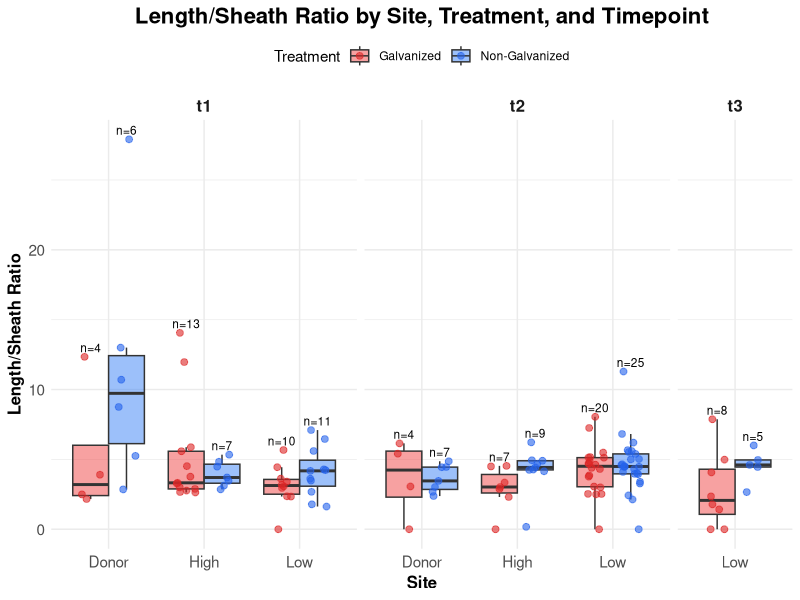
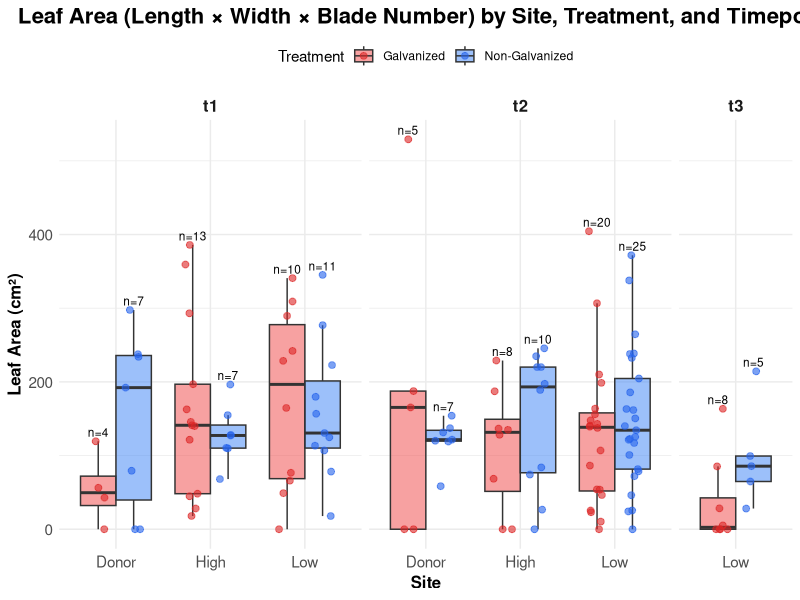

Source code (R) for these figures, in order:
#load libraries
library(tidyverse)
library(ggplot2)

data<- read_csv("raw_data/plant_data.csv")

# Remove non-numeric IDs, keep only numeric plant IDs
data_id_only <- data %>%
  filter(!is.na(id), id != "", !grepl("[^0-9]", id))

data_natural <- data %>%
  filter(site == "natural")

# Filter for collected plants with measurement values
collected_id <- data_id_only %>%
  filter(!is.na(date_collected)) %>%
  # Check which measurement columns have data
  mutate(
    has_length = !is.na(length_measured) | !is.na(length_calculated >0),
    has_weight = !is.na(shoot_weight >0) | !is.na(rhizome_weight >0),
    has_blade_measurements = !is.na(b1_full),
    has_epiphytes = !is.na(epi_weight) & epi_weight > 0)

# Process natural shoots similarly
collected_natural <- data_natural %>%
  filter(!is.na(date_collected)) %>%
  mutate(
    has_length = !is.na(length_measured) | !is.na(length_calculated),
    has_weight = !is.na(shoot_weight) | !is.na(rhizome_weight),
    has_blade_measurements = !is.na(b1_full),
    has_epiphytes = !is.na(epi_weight) & epi_weight > 0,
    g_ng = "natural")  # Ensure natural shoots are marked

# Combine both datasets
collected_with_measurements <- bind_rows(collected_natural, collected_id)

length_data_all <- collected_with_measurements %>%
  filter(!is.na(site), site %in% c("donor", "high", "low", "natural")) %>%
  mutate(
    total_length = as.numeric(ifelse(!is.na(length_measured), length_measured, length_calculated))) %>%
  filter(!is.na(total_length))

# Calculate length/sheath ratio and leaf area (LA)
# Prepare data with calculated metrics
length_analysis <- collected_with_measurements %>%
  filter(!is.na(site), site %in% c("donor", "high", "low", "natural")) %>%
  mutate(
    # Use length_measured if available, otherwise use length_calculated
    # Convert to numeric immediately
    total_length = as.numeric(ifelse(!is.na(length_measured), length_measured, length_calculated)),
    # Convert sheath_length to numeric (it's currently character)
    sheath_length_num = as.numeric(sheath_length),
    # Calculate length/sheath ratio
    length_sheath_ratio = total_length / sheath_length_num,
    # Calculate leaf area: length * width * number of blades
    leaf_area = total_length * shoot_width * blade_number_tx)

# Summary of what we have
calc_summary <- length_analysis %>%
  summarise(
    total = n(),
    has_length = sum(!is.na(total_length)),
    has_sheath = sum(!is.na(sheath_length_num)),
    has_ratio = sum(!is.na(length_sheath_ratio)),
    has_leaf_area = sum(!is.na(leaf_area)))

print(calc_summary)

# Summary statistics for length/sheath ratio by site
ratio_summary_site <- length_analysis %>%
  filter(!is.na(length_sheath_ratio)) %>%
  group_by(site) %>%
  summarise(
    n = n(),
    mean_ratio = mean(length_sheath_ratio, na.rm = TRUE),
    sd_ratio = sd(length_sheath_ratio, na.rm = TRUE),
    median_ratio = median(length_sheath_ratio, na.rm = TRUE),
    .groups = 'drop')

print("Length/Sheath Ratio summary by site:")
print(ratio_summary_site)

# Summary statistics for leaf area by site
la_summary_site <- length_analysis %>%
  filter(!is.na(leaf_area)) %>%
  group_by(site) %>%
  summarise(
    n = n(),
    mean_LA = mean(leaf_area, na.rm = TRUE),
    sd_LA = sd(leaf_area, na.rm = TRUE),
    median_LA = median(leaf_area, na.rm = TRUE),
    .groups = 'drop')

print("Leaf Area (LA) summary by site:")
print(la_summary_site)

# Summary by site and treatment
ratio_summary_treatment <- length_analysis %>%
  filter(!is.na(length_sheath_ratio), !is.na(g_ng), g_ng %in% c("g", "ng")) %>%
  group_by(site, g_ng) %>%
  summarise(
    n = n(),
    mean_ratio = mean(length_sheath_ratio, na.rm = TRUE),
    sd_ratio = sd(length_sheath_ratio, na.rm = TRUE),
    .groups = 'drop')

print("Length/Sheath Ratio by site and treatment:")
print(ratio_summary_treatment)

la_summary_treatment <- length_analysis %>%
  filter(!is.na(leaf_area), !is.na(g_ng), g_ng %in% c("g", "ng")) %>%
  group_by(site, g_ng) %>%
  summarise(
    n = n(),
    mean_LA = mean(leaf_area, na.rm = TRUE),
    sd_LA = sd(leaf_area, na.rm = TRUE),
    .groups = 'drop')

print("Leaf Area by site and treatment:")
print(la_summary_treatment)

# Check what's in the data
length_analysis %>%
  select(total_length, sheath_length, sheath_length_num, length_sheath_ratio) %>%
  head(20)

# Check how many valid ratios we have
length_analysis %>%
  summarise(
    total_rows = n(),
    has_total_length = sum(!is.na(total_length)),
    has_sheath_length = sum(!is.na(sheath_length_num)),
    has_ratio = sum(!is.na(length_sheath_ratio)))

# Check the filtered data
ratio_data <- length_analysis %>%
  filter(!is.na(length_sheath_ratio), !is.na(g_ng), g_ng %in% c("g", "ng"))

print(nrow(ratio_data))
print(head(ratio_data))

# Plot length/sheath ratio by site, treatment, and timepoint
ratio_data <- length_analysis %>%
  filter(!is.na(length_sheath_ratio), !is.na(g_ng), g_ng %in% c("g", "ng", "none"), !is.na(collection_point))

# Calculate sample sizes and max values for positioning
n_labels_ratio <- ratio_data %>%
  group_by(site, g_ng, collection_point) %>%
  summarise(
    n = sum(!is.na(length_sheath_ratio)),
    max_val = max(length_sheath_ratio, na.rm = TRUE),
    .groups = "drop")

ggplot(ratio_data, aes(x = site, y = length_sheath_ratio, fill = g_ng)) +
  geom_boxplot(alpha = 0.5, outlier.shape = NA, 
               position = position_dodge(width = 0.75)) +
  geom_point(aes(color = g_ng), 
             position = position_jitterdodge(jitter.width = 0.2, dodge.width = 0.75),
             alpha = 0.6, size = 2) +
  geom_text(data = n_labels_ratio, 
            aes(x = site, y = max_val, label = paste0("n=", n)),
            position = position_dodge(width = 0.75),
            vjust = -0.5,
            size = 3) +
  facet_grid(~ collection_point, scales = "free_x", space = "free_x") +
  scale_fill_manual(values = c("g" = "#ef4444", "ng" = "#3b82f6"),
                    labels = c("g" = "Galvanized", "ng" = "Non-Galvanized"),
                    name = "Treatment") +
  scale_color_manual(values = c("g" = "#dc2626", "ng" = "#2563eb"),
                     labels = c("g" = "Galvanized", "ng" = "Non-Galvanized"),
                     name = "Treatment") +
  labs(title = "Length/Sheath Ratio by Site, Treatment, and Timepoint",
       x = "Site",
       y = "Length/Sheath Ratio") +
  scale_x_discrete(labels = c("donor" = "Donor", "high" = "High", "low" = "Low")) +
  theme_minimal() +
  theme(
    plot.title = element_text(size = 16, face = "bold", hjust = 0.5),
    axis.title = element_text(size = 12, face = "bold"),
    axis.text = element_text(size = 11),
    legend.position = "top",
    strip.text = element_text(size = 12, face = "bold"))

# Plot leaf area by site, treatment, and timepoint
la_data <- length_analysis %>%
  filter(!is.na(leaf_area), !is.na(g_ng), g_ng %in% c("g", "ng"), !is.na(collection_point))

# Calculate sample sizes and max values for positioning
n_labels_la <- la_data %>%
  group_by(site, g_ng, collection_point) %>%
  summarise(
    n = sum(!is.na(leaf_area)),
    max_val = max(leaf_area, na.rm = TRUE),
    .groups = "drop")

ggplot(la_data, aes(x = site, y = leaf_area, fill = g_ng)) +
  geom_boxplot(alpha = 0.5, outlier.shape = NA, 
               position = position_dodge(width = 0.75)) +
  geom_point(aes(color = g_ng), 
             position = position_jitterdodge(jitter.width = 0.2, dodge.width = 0.75),
             alpha = 0.6, size = 2) +
  geom_text(data = n_labels_la, 
            aes(x = site, y = max_val, label = paste0("n=", n)),
            position = position_dodge(width = 0.75),
            vjust = -0.5,
            size = 3) +
  facet_grid(~ collection_point, scales = "free_x", space = "free_x") +
  scale_fill_manual(values = c("g" = "#ef4444", "ng" = "#3b82f6"),
                    labels = c("g" = "Galvanized", "ng" = "Non-Galvanized"),
                    name = "Treatment") +
  scale_color_manual(values = c("g" = "#dc2626", "ng" = "#2563eb"),
                     labels = c("g" = "Galvanized", "ng" = "Non-Galvanized"),
                     name = "Treatment") +
  labs(title = "Leaf Area (Length × Width × Blade Number) by Site, Treatment, and Timepoint",
       x = "Site",
       y = "Leaf Area (cm²)") +
  scale_x_discrete(labels = c("donor" = "Donor", "high" = "High", "low" = "Low")) +
  theme_minimal() +
  theme(
    plot.title = element_text(size = 16, face = "bold", hjust = 0.5),
    axis.title = element_text(size = 12, face = "bold"),
    axis.text = element_text(size = 11),
    legend.position = "top",
    strip.text = element_text(size = 12, face = "bold"))


